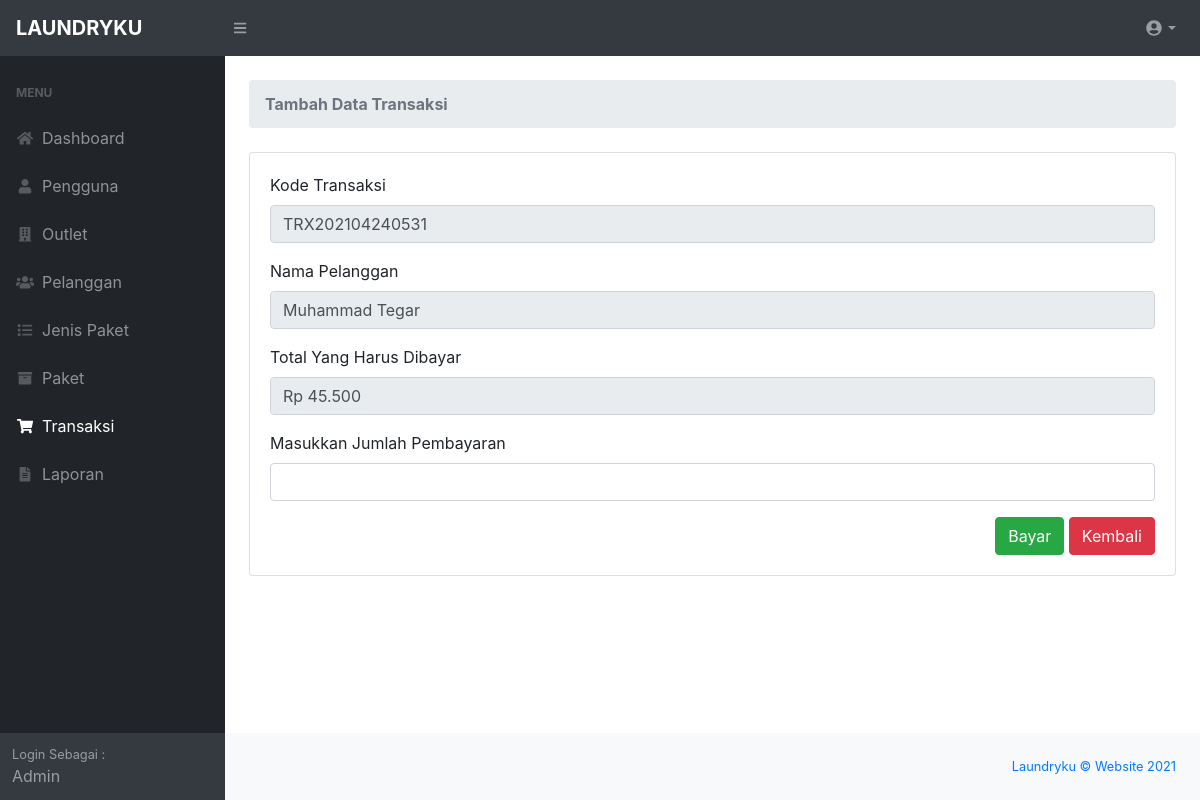
/admin/transaksi_bayar.php?id=27 (signed in), run on the app's committed database.
### tables this page shows
CREATE TABLE `tb_transaksi` (
  `id_transaksi` int(11) NOT NULL,
  `id_outlet` int(11) NOT NULL,
  `kode_transaksi` varchar(100) NOT NULL,
  `id_member` int(11) NOT NULL,
  `tgl_transaksi` datetime NOT NULL,
  `batas_waktu` datetime NOT NULL,
  `tgl_bayar` datetime NOT NULL,
  `biaya_tambahan` int(225) NOT NULL,
  `diskon` double NOT NULL,
  `pajak` int(11) NOT NULL,
  `status` enum('baru','proses','selesai','diambil') NOT NULL,
  `status_bayar` enum('dibayar','belum') NOT NULL,
  `id_user` int(11) NOT NULL
);

CREATE TABLE `tb_member` (
  `id_member` int(11) NOT NULL,
  `nama_member` varchar(100) NOT NULL,
  `alamat_member` text NOT NULL,
  `jenis_kelamin` enum('L','P') NOT NULL,
  `telp_member` varchar(15) NOT NULL,
  `no_ktp` varchar(30) NOT NULL
);

CREATE TABLE `tb_detail_transaksi` (
  `id_detail_transaksi` int(11) NOT NULL,
  `id_transaksi` int(11) NOT NULL,
  `id_paket` int(11) NOT NULL,
  `qty` double NOT NULL,
  `total_harga` int(35) NOT NULL,
  `total_bayar` int(35) NOT NULL
);

### admin/functions.php (called while the page is built, shortened)
<?php
function ambilsatubaris($conn,$query){
    $db = mysqli_query($conn,$query);
    return mysqli_fetch_assoc($db);
}
function rupiah($angka){
	$hasil_rupiah = "Rp " . number_format($angka,0,',','.');
	return $hasil_rupiah;
}
?>

### admin/transaksi_bayar.php (the view, shortened to what this page needs)
<?php
require 'functions.php';
$query = 'SELECT tb_transaksi.*,tb_member.nama_member , tb_detail_transaksi.total_harga FROM tb_transaksi
    INNER JOIN tb_member ON tb_member.id_member = tb_transaksi.id_member
    INNER JOIN tb_detail_transaksi ON tb_detail_transaksi.id_transaksi = tb_transaksi.id_transaksi
    WHERE tb_transaksi.id_transaksi = ' . $_GET['id'];
$data = ambilsatubaris($conn, $query);
include_once 'layout_header.php';
?>
<div id="layoutSidenav_content">
    <main>
        <div class="container-fluid">
            <ol class="breadcrumb mb-4">
                <li class="breadcrumb-item active"><b>Tambah Data Transaksi</b></li>
            </ol>
            <div class="card mb-4">
                <div class="card-body">
                    <div class="row">
                        <div class="col-md-12 col-lg-12 col-sm-12 col-xs-12">
                            <div class="white-box">
                                <form role="form" method="post"
                                    action="transaksi_bayar.php?id=<?= $data['id_transaksi'] ?>">
                                    <div class="form-group">
                                        <label>Kode Transaksi</label>
                                        <input class="form-control" type="text" name="kode_invoice"
                                            value="<?= $data['kode_transaksi'] ?>" readonly>
                                    </div>
                                    <div class="form-group">
                                        <label>Nama Pelanggan</label>
                                        <input class="form-control" type="text" name="nama_member"
                                            value="<?= $data['nama_member'] ?>" readonly>
                                    </div>
                                    <div class="form-group">
                                        <label>Total Yang Harus Dibayar</label>
                                        <input class="form-control" type="text" name="total_harga"
                                            value="<?= rupiah($data['total_harga']) ?>" readonly>
                                    </div>
                                    <div class="form-group">
                                        <label>Masukkan Jumlah Pembayaran</label>
                                        <input class="form-control" type="text" id="rupiah" name="total_bayar">
                                    </div>
                                    <div class="text-right">
                                        <button type="submit" class="btn btn-success" name="btn-simpan">Bayar</button>
                                        <a href="transaksi_konfirmasi.php" onclick="window.history.back();">
                                            <button type="button" class="btn btn-danger">Kembali</button>
                                        </a>
                                    </div>
                                </form>
                            </div>
                        </div>
                    </div>
                </div>
    </main>
    <?php
require'layout_footer.php';
?>

### data on the page
tb_transaksi: kode_invoice "TRX202104240531", nama_member "Muhammad Tegar", total_harga "Rp 45.500"
